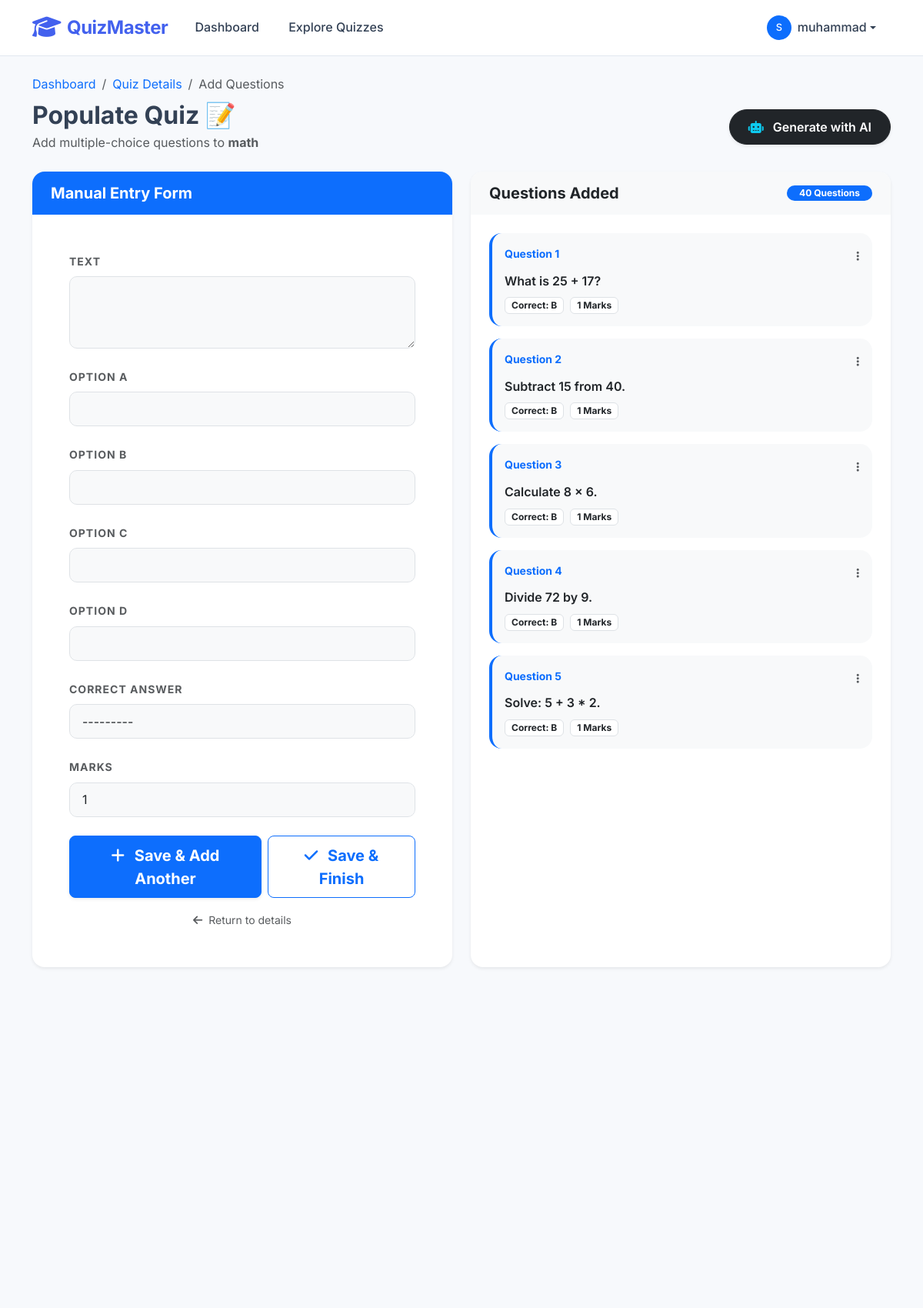
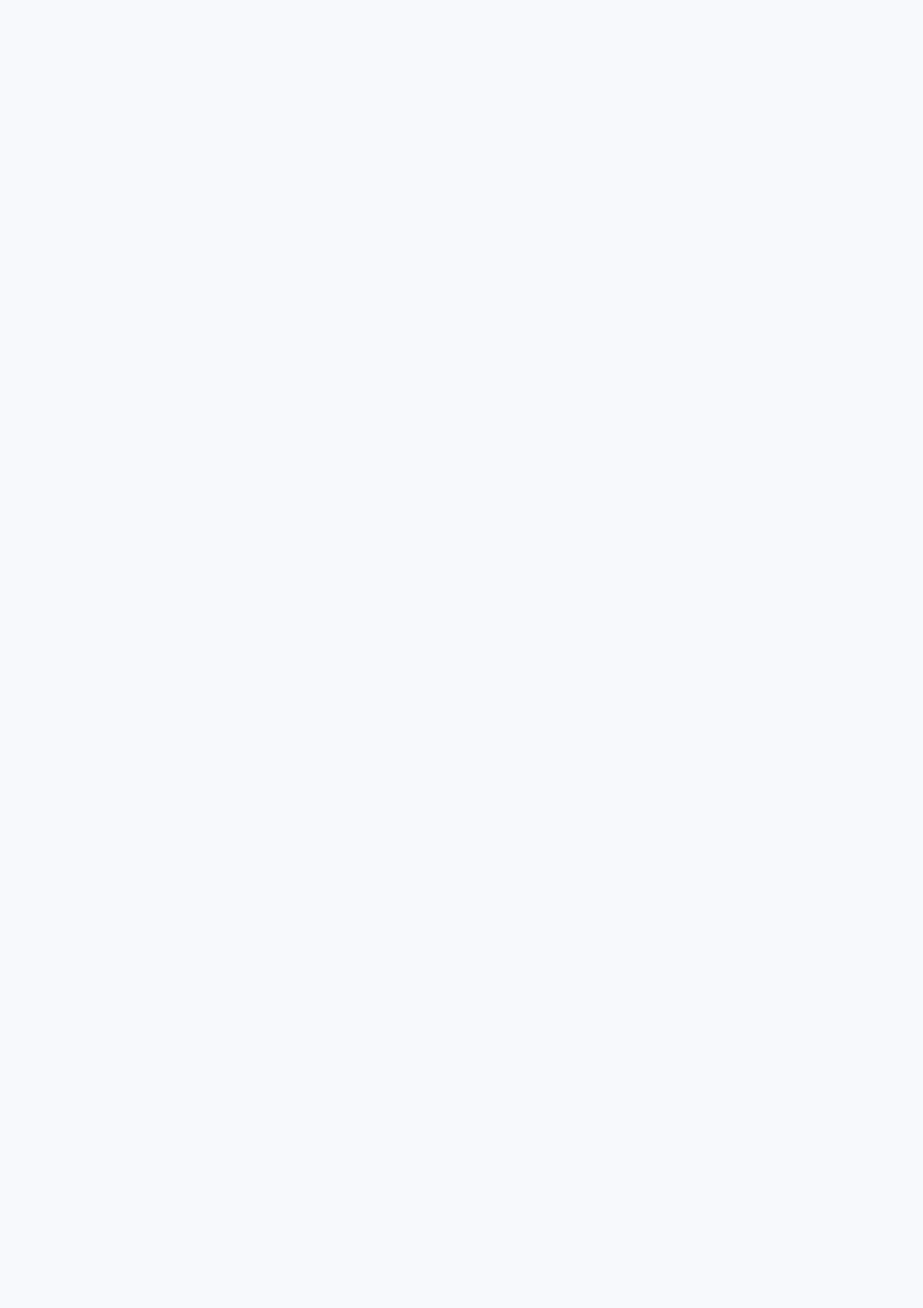
The app's page /quiz/3/add-question/ (signed in, upper part) with its own data (2 pictures, top to bottom).
### quiz/models.py (models this page shows, shortened)
class Quiz(models.Model):
    title = models.CharField(max_length=200)
    description = models.TextField()
    category = models.ForeignKey(Category, on_delete=models.CASCADE, related_name='quizzes')
    teacher = models.ForeignKey(User, on_delete=models.CASCADE, related_name='created_quizzes')
    time_limit = models.IntegerField(default=10, help_text="Time in minutes")
    is_published = models.BooleanField(default=False)
    students = models.ManyToManyField(User, through='Result', related_name='attempted_quizzes', blank=True)
    created_at = models.DateTimeField(auto_now_add=True)
    updated_at = models.DateTimeField(auto_now=True)
    class Meta:
        verbose_name_plural = "Quizzes"

class Question(models.Model):
    quiz = models.ForeignKey(Quiz, on_delete=models.CASCADE, related_name='questions')
    text = models.TextField()
    option_a = models.CharField(max_length=200)
    option_b = models.CharField(max_length=200)
    option_c = models.CharField(max_length=200)
    option_d = models.CharField(max_length=200)
    correct_answer = models.CharField(max_length=1, choices=[
        ('A', 'Option A'),
        ('B', 'Option B'),
        ('C', 'Option C'),
        ('D', 'Option D'),
    ])
    marks = models.IntegerField(default=1)
    created_at = models.DateTimeField(auto_now_add=True)

### quiz/views.py (the view, shortened to what this page needs)
# urls.py: path('quiz/<int:pk>/add-question/', views.quiz_add_question, name='quiz_add_question'),
@login_required
@teacher_required
def quiz_add_question(request, pk):
    quiz = get_object_or_404(Quiz, pk=pk, teacher=request.user)
    form = QuestionForm()
    questions = quiz.questions.all()
    return render(request, 'quiz/add_question.html', {'form': form, 'quiz': quiz, 'questions': questions})

### quiz/forms.py
class QuestionForm(forms.ModelForm):
    class Meta:
        model = Question
        fields = ['text', 'option_a', 'option_b', 'option_c', 'option_d', 'correct_answer', 'marks']
        widgets = {
            'text': forms.Textarea(attrs={'rows': 3}),
        }

### templates/quiz/add_question.html (shortened to what this page needs)
{% extends 'base.html' %}
{% block content %}
<div class="row g-4 mb-4">
    <div class="col-12">
        <nav aria-label="breadcrumb">
            <ol class="breadcrumb mb-2">
                <li class="breadcrumb-item"><a href="{% url 'dashboard' %}" class="text-decoration-none">Dashboard</a></li>
                <li class="breadcrumb-item"><a href="{% url 'quiz_detail_teacher' quiz.pk %}" class="text-decoration-none">Quiz Details</a></li>
                <li class="breadcrumb-item active" aria-current="page">Add Questions</li>
            </ol>
        </nav>
        <div class="d-flex justify-content-between align-items-center flex-wrap gap-3">
            <div>
                <h2 class="fw-bold mb-1">Populate Quiz 📝</h2>
                <p class="text-muted mb-0">Add multiple-choice questions to <strong>{{ quiz.title }}</strong></p>
            </div>
            <button class="btn btn-dark rounded-pill px-4 shadow-sm" data-bs-toggle="modal" data-bs-target="#aiModal">
                <i class="fas fa-robot me-2 text-info"></i> Generate with AI
            </button>
        </div>
    </div>
</div>
<div class="row g-4">
    <div class="col-lg-6">
        <div class="card border-0 shadow-sm rounded-4 overflow-hidden h-100">
            <div class="card-header bg-primary py-3 px-4 border-0">
                <h5 class="text-white mb-0 fw-bold">Manual Entry Form</h5>
            </div>
            <div class="card-body p-4 p-md-5">
                <form method="post" class="needs-validation">
                    {% for field in form %}
                    <div class="mb-4">
                        <label class="form-label small fw-bold text-uppercase text-muted ls-1" for="{{ field.id_for_label }}">
                            {{ field.label }}
                        </label>
                        {{ field }}
                    </div>
                    {% endfor %}
                    <div class="d-flex flex-column flex-sm-row gap-2 mt-4">
                        <button type="submit" name="add_another" class="btn btn-primary btn-lg px-4 fw-bold shadow-sm rounded-3">
                            <i class="fas fa-plus me-2"></i> Save & Add Another
                        </button>
                        <button type="submit" class="btn btn-outline-primary btn-lg px-4 fw-bold rounded-3">
                            <i class="fas fa-check me-2"></i> Save & Finish
                        </button>
                    </div>
                    <div class="mt-3 text-center">
                        <a href="{% url 'quiz_detail_teacher' quiz.pk %}" class="text-muted small text-decoration-none">
                            <i class="fas fa-arrow-left me-1"></i> Return to details
                        </a>
                    </div>
                </form>
            </div>
        </div>
    </div>
    <div class="col-lg-6">
        <div class="card border-0 shadow-sm rounded-4 overflow-hidden h-100 bg-white">
            <div class="card-header bg-light py-3 px-4 border-0 d-flex justify-content-between align-items-center">
                <h5 class="mb-0 fw-bold">Questions Added</h5>
                <span class="badge bg-primary rounded-pill px-3">{{ questions.count }} Questions</span>
            </div>
            <div class="card-body p-4 overflow-auto" style="max-height: 700px;">
                {% if questions %}
                    {% for q in questions %}
                    <div class="p-3 bg-light rounded-4 mb-3 border-start border-4 border-primary position-relative">
                        <div class="d-flex justify-content-between mb-2">
                            <span class="fw-bold small text-primary">Question {{ forloop.counter }}</span>
                            <div class="dropdown">
                                <button class="btn btn-link btn-sm text-muted p-0" data-bs-toggle="dropdown">
                                    <i class="fas fa-ellipsis-v"></i>
                                </button>
                            </div>
                        </div>
                        <p class="mb-2 fw-semibold">{{ q.text }}</p>
                        <div class="d-flex gap-2 flex-wrap">
                            <span class="badge bg-white text-dark border px-2 py-1">Correct: {{ q.correct_answer }}</span>
                            <span class="badge bg-white text-dark border px-2 py-1">{{ q.marks }} Marks</span>
                        </div>
                    </div>
                    {% endfor %}
                {% else %}
                    <div class="text-center py-5">
                        <div class="text-muted opacity-25 mb-3"><i class="fas fa-clipboard-list fa-4x"></i></div>
                        <h6 class="fw-bold">No questions yet</h6>
                        <p class="text-muted small">The questions you add will appear here for review.</p>
                    </div>
                {% endif %}
            </div>
        </div>
    </div>
</div>
{% endblock %}

### templates/base.html (shortened to what this page needs)
<!DOCTYPE html>
<html lang="en">
<head>
    <link href="https://cdn.jsdelivr.net/npm/bootstrap@5.3.0/dist/css/bootstrap.min.css" rel="stylesheet">
    <link href="https://cdnjs.cloudflare.com/ajax/libs/font-awesome/6.4.0/css/all.min.css" rel="stylesheet">
</head>
<body>
<nav class="navbar navbar-expand-lg sticky-top">
    <div class="container">
        <a class="navbar-brand d-flex align-items-center" href="{% url 'home' %}">
            <i class="fas fa-graduation-cap me-2 fa-lg"></i>
            <span>QuizMaster</span>
        </a>
        <div class="collapse navbar-collapse" id="navbarNav">
            <ul class="navbar-nav me-auto">
                {% if user.is_authenticated %}
                <li class="nav-item">
                    <a class="nav-link {% if request.resolver_match.url_name == 'dashboard' %}active{% endif %}" href="{% url 'dashboard' %}">
                        Dashboard
                    </a>
                </li>
                <li class="nav-item">
                    <a class="nav-link {% if request.resolver_match.url_name == 'quiz_list' %}active{% endif %}" href="{% url 'quiz_list' %}">
                        Explore Quizzes
                    </a>
                </li>
                {% endif %}
            </ul>
            <ul class="navbar-nav align-items-center">
                {% if user.is_authenticated %}
                    <li class="nav-item dropdown">
                        <a class="nav-link dropdown-toggle d-flex align-items-center" href="#" id="userDropdown" role="button" data-bs-toggle="dropdown">
                            <div class="bg-primary text-white rounded-circle d-flex align-items-center justify-content-center me-2" style="width: 32px; height: 32px; font-size: 0.8rem;">
                                {{ user.username|first|upper }}
                            </div>
                            <span>{{ user.first_name|default:user.username }}</span>
                        </a>
                    </li>
                {% endif %}
            </ul>
        </div>
    </div>
</nav>
<div class="container py-4 flex-grow-1">
    <main>
        {% block content %}{% endblock %}
    </main>
</div>
</body>
</html>

### templates/base.html (style rules this page uses)
:root { --primary: #4361ee; --primary-dark: #3f37c9; --secondary: #4cc9f0; --success: #10b981; --dark: #212529; --light: #f8f9fa; --gray-100: #f1f5f9; --gray-200: #e2e8f0; --text-main: #334155; --text-muted: #64748b; --bg-body: #f7f9fc; --shadow-sm: 0 1px 3px rgba(0,0,0,0.12); --shadow-md: 0 4px 6px -1px rgba(0,0,0,0.1); --transition: all 0.3s cubic-bezier(0.4, 0, 0.2, 1); }
html { scroll-behavior: smooth; }
body { background-color: var(--bg-body); font-family: 'Inter', -apple-system, sans-serif; color: var(--text-main); min-height: 100vh; display: flex; flex-direction: column; line-height: 1.6; }
.navbar { background: rgba(255, 255, 255, 0.95) !important; backdrop-filter: blur(10px); border-bottom: 1px solid var(--gray-200); padding: 0.75rem 0; }
.navbar-brand { font-weight: 700; font-size: 1.5rem; color: var(--primary) !important; letter-spacing: -0.5px; }
.nav-link { color: var(--text-main) !important; font-weight: 500; padding: 0.5rem 1rem !important; margin: 0 0.2rem; border-radius: 8px; transition: var(--transition); }
.card { border: none; border-radius: 16px; box-shadow: var(--shadow-md); background: #fff; }
.btn { border-radius: 10px; padding: 0.6rem 1.5rem; font-weight: 600; transition: var(--transition); }

### templates/quiz/add_question.html (style rules this page uses)
.ls-1 { letter-spacing: 1px; }
input[type="text"], input[type="number"], select, textarea { display: block; width: 100%; padding: 0.6rem 1rem; font-size: 1rem; font-weight: 400; line-height: 1.5; color: #212529; background-color: #f8f9fa; background-clip: padding-box; border: 1px solid #dee2e6; appearance: none; border-radius: 10px; transition: border-color .15s ease-in-out,box-shadow .15s ease-in-out; }

### records on screen
Quiz: title "math", count "40"
Question: text "What is 25 + 17?", correct_answer "B", marks "1"
Question: text "Subtract 15 from 40.", correct_answer "B", marks "1"
Question: text "Calculate 8 x 6.", correct_answer "B", marks "1"
Question: text "Divide 72 by 9.", correct_answer "B", marks "1"
Question: text "Solve: 5 + 3 * 2.", correct_answer "B", marks "1"

### other values on screen
{{ user.username|first|upper }} "S"
{{ user.first_name|default:user.username }} "muhammad"
{{ field.label }} "TEXT" "OPTION A" "OPTION B" "OPTION C" "OPTION D" "CORRECT ANSWER" "MARKS"
